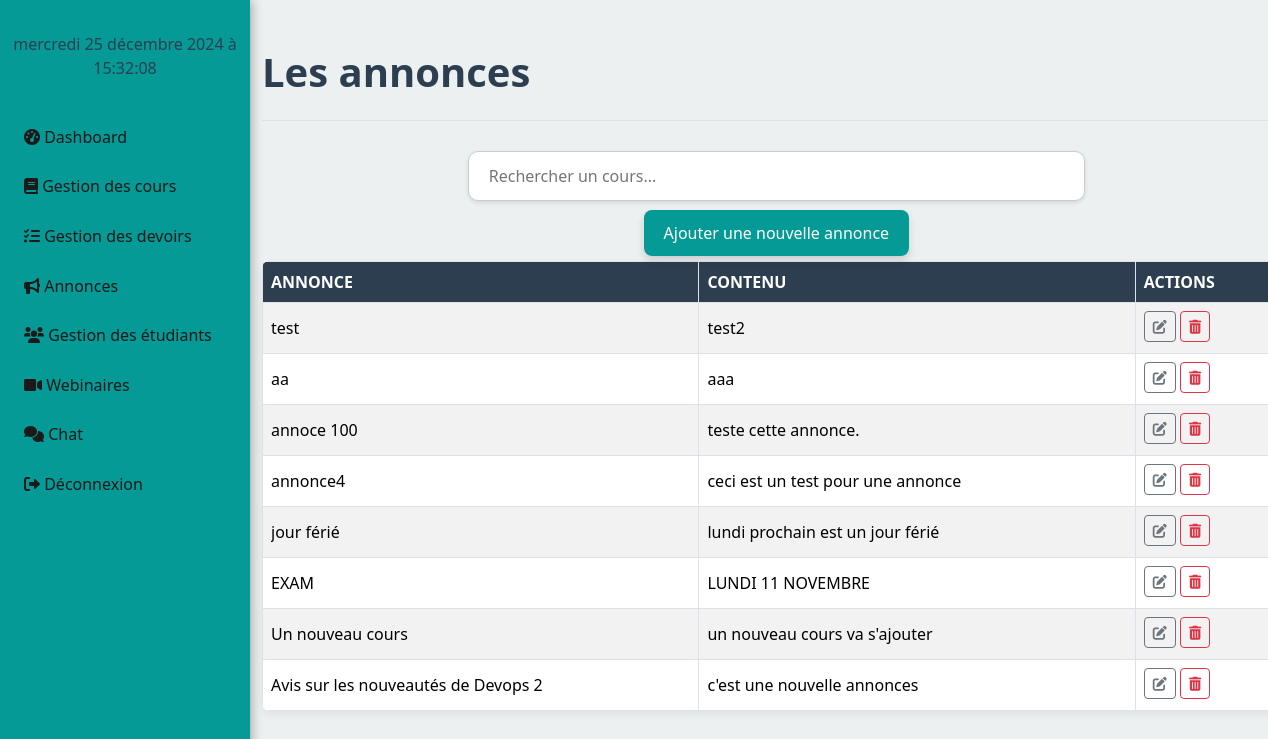
Before: /annonces/ with the older database file.
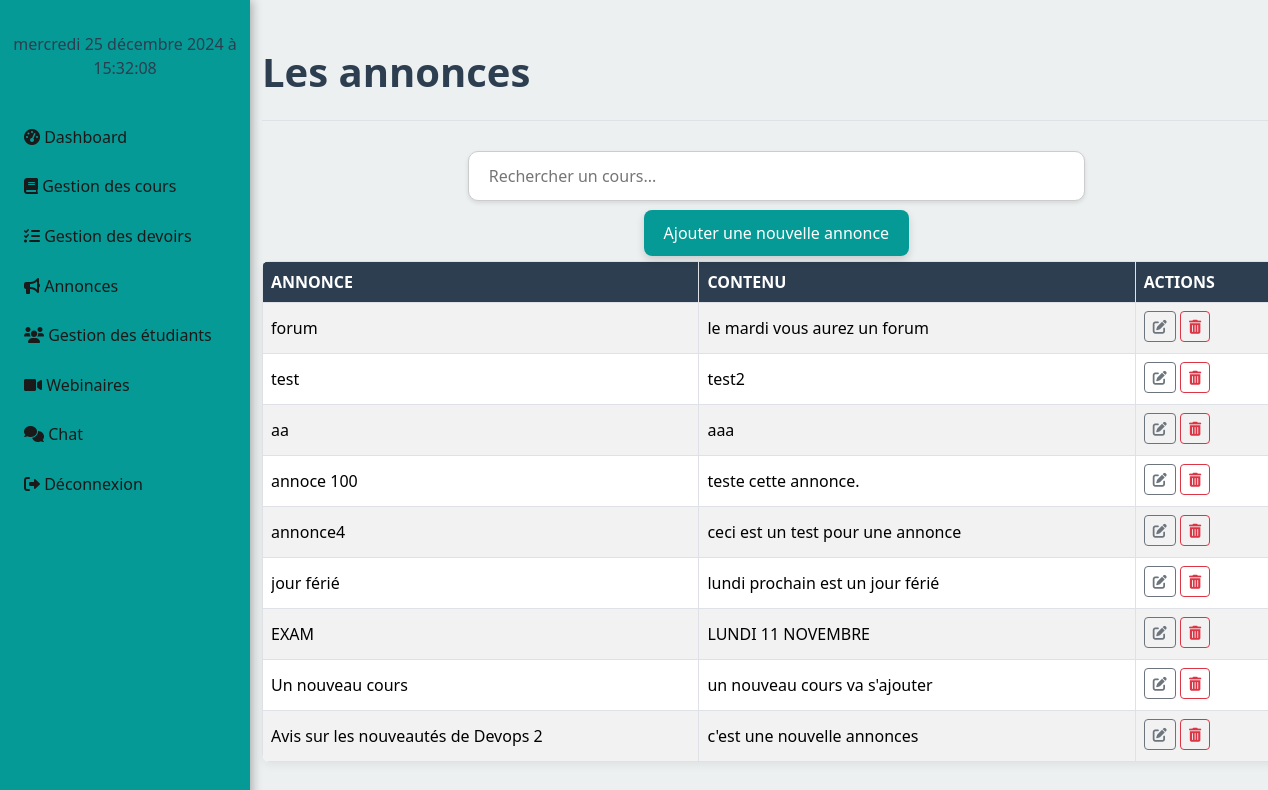
After: the same page with the newer database file.
### learn/models.py (models this page shows, shortened)
class Annonces(models.Model):
    title = models.CharField(max_length=255)
    contenu = models.TextField()
    date_creation = models.DateTimeField(auto_now_add=True)

### learn/views.py (the view)
# urls.py: path('annonces/', views.annonces_list, name='annonces_list'),
def annonces_list(request):
    annonces = Annonces.objects.all().values().order_by('-date_creation')
    return render(request,'dashboard/enseignant/Annonces/annonce_list.html',{'annonces':annonces,})

### learn/templates/dashboard/enseignant/Annonces/annonce_list.html (shortened to what this page needs)
{% extends 'dashboard/enseignant/base.html' %}
{% block content %}
        <div class="row">
            <main role="main" class="col-md-9 ml-sm-auto col-lg-10 px-4">
                <div class="d-flex justify-content-between flex-wrap flex-md-nowrap align-items-center pt-3 pb-2 mb-3 border-bottom">
                    <h1 >Les annonces</h1>
                </div>
        <div style="text-align: center; margin-top: 30px;">
            <input type="text" id="searchInput" placeholder="Rechercher un cours..." style="padding: 12px 20px; width: 60%; border-radius: 10px; border: 1px solid #ccc; box-shadow: 0 2px 4px rgba(0, 0, 0, 0.1);">
        </div>
        <p style="text-align: center; margin-top: 20px;">
            <a href="{% url 'add_annonces' %}" style="padding: 12px 20px; background-color: #059a96; color: white; text-decoration: none; border-radius: 8px; box-shadow: 0 4px 8px rgba(0, 0, 0, 0.15);">Ajouter une nouvelle annonce</a>
        </p>
         <table class="table table-striped table-bordered">
                <thead>
                    <tr class="bg-dark text-white">
                        <th>Annonce</th>
                        <th>Contenu</th>
                        <th>Actions</th>
                    </tr>
                </thead>
                <tbody>
    {% for annonce in annonces %}
    <tr>
        <form method="POST" action="{% url 'edit_annonce' annonce.id %}">
            <td>
                <input type="text" name="title" value="{{ annonce.title }}" class="form-control form-control-sm edit-input" disabled>
            </td>
            <td>
                <input type="text" name="contenu" value="{{ annonce.contenu }}" class="form-control form-control-sm edit-input" disabled>
            </td>
            <td>
                <button type="button" class="btn btn-sm btn-outline-secondary edit-btn" title="Modifier">
                    <i class="fas fa-edit"></i>
                </button>
                <a href="{% url 'delete_annonce' annonce.id %}" class="btn btn-sm btn-outline-danger" title="Supprimer" onclick="return confirm('Êtes-vous sûr de vouloir supprimer cette annonce ?');">
                    <i class="fas fa-trash-alt"></i>
                </a>
            </td>
        </form>
    </tr>
    {% endfor %}
</tbody>
            </table>
            </main>
        </div>
{% endblock content %}

Changed rows visible on the page:
added Annonces: title "forum", contenu "le mardi vous aurez un forum"
